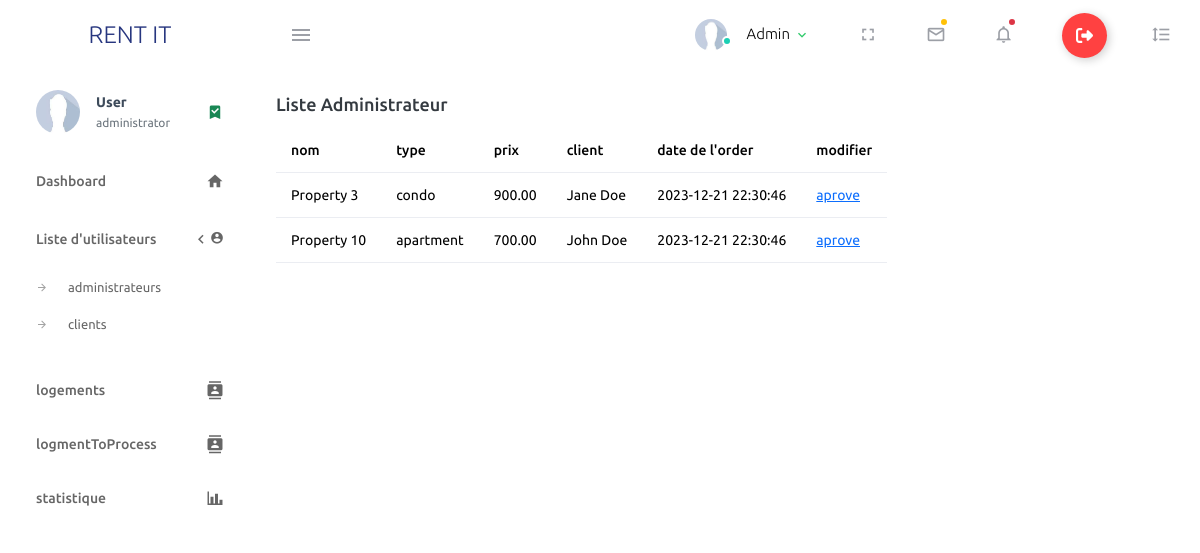
The app's page /index.php?page=logmentToProcess (signed in), older data.
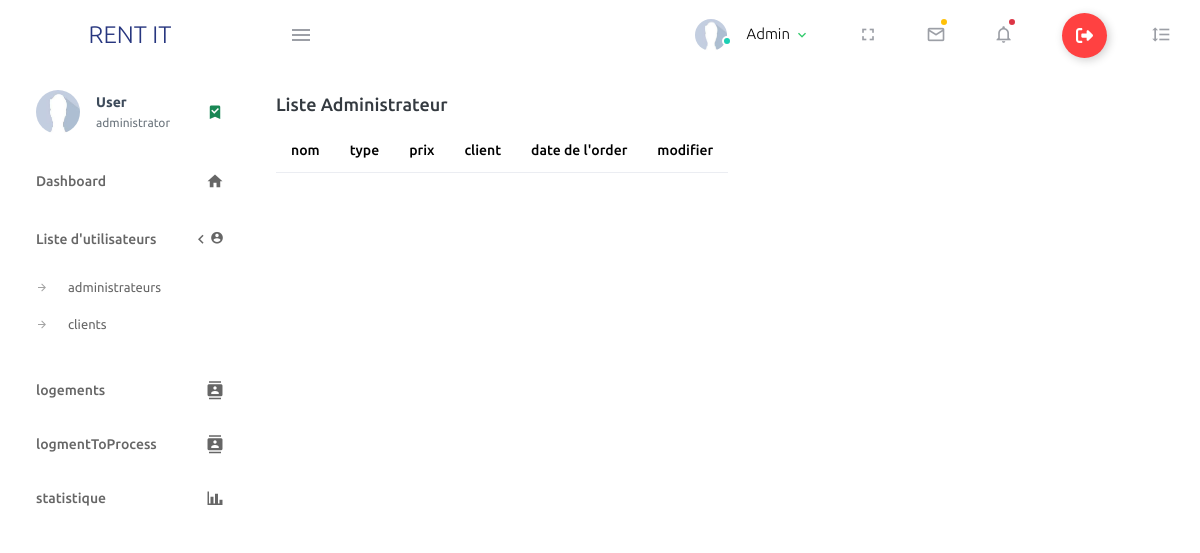
The same page, newer data.
### tables this page shows
CREATE TABLE `utilisateur` (
  `id` int(11) NOT NULL,
  `prenom` varchar(50) NOT NULL,
  `nom` varchar(50) NOT NULL,
  `email` varchar(255) NOT NULL,
  `password` varchar(255) NOT NULL,
  `image_path` varchar(255) DEFAULT NULL,
  `type` enum('client','administrator') NOT NULL
);

CREATE TABLE `logement` (
  `id` int(11) NOT NULL,
  `name` varchar(255) NOT NULL,
  `adresse` varchar(255) NOT NULL,
  `type_logement` enum('apartment','house','condo','villa','townhouse','other') NOT NULL,
  `nombre_chambres` int(11) DEFAULT NULL,
  `prix` decimal(10,2) NOT NULL,
  `image_path` varchar(255) DEFAULT NULL,
  `description` text NOT NULL,
  `status` enum('available','rented','unavailable') NOT NULL DEFAULT 'available',
  `area` decimal(10,2) NOT NULL,
  `beds` int(11) NOT NULL,
  `baths` int(11) NOT NULL,
  `garage` int(11) NOT NULL,
  `city` varchar(100) NOT NULL
);

CREATE TABLE `location_order` (
  `id` int(11) NOT NULL,
  `user_id` int(11) DEFAULT NULL,
  `logement_id` int(11) DEFAULT NULL,
  `date_order` timestamp NOT NULL DEFAULT current_timestamp(),
  `status` enum('pending','approved','rejected') NOT NULL DEFAULT 'pending'
);

### database_connection.php (called while the page is built, shortened)
<?php
function getDatabase() {
    $mysqli = new mysqli($GLOBALS['dbhost'], $GLOBALS['dbuser'], $GLOBALS['dbpassword'], $GLOBALS['dbdatabase']);
    return $mysqli;
}
?>

### models/userModel.php (called while the page is built, shortened)
<?php
class UserModel
{
    private $db;
    public function __construct()
    {
        $this->db = $this->connectToDatabase();
    }
    private function connectToDatabase()
    {
        return getDatabase();
    }
    public function getUserById($userId)
    {
        $userId = $this->db->real_escape_string($userId);
        $query = "SELECT * FROM utilisateur WHERE id = '$userId'";
        $result = $this->db->query($query);
        $userData = $result->fetch_assoc();
        return $userData;
    }
}
?>

### controllers/userController.php (called while the page is built, shortened)
<?php
require_once('models/userModel.php');
    function getUser(){
        $userId = $_SESSION['id'];
        $userModel = new UserModel();
        $user = $userModel->getUserById($userId);
        return $user;
    }
    function getUserById($userId){
        $userModel = new UserModel();
        $user = $userModel->getUserById($userId);
        return $user;
    }
    ?>

### models/logementModel.php (called while the page is built, shortened)
<?php
class LogementModel
{
    private $db;
    public function __construct()
    {
        $this->db = $this->connectToDatabase();
    }
    private function connectToDatabase()
    {
        return getDatabase();
    }
    public function getLogementById($logementId)
    {
        $query = "SELECT * FROM logement WHERE id = '$logementId'";
        $result = $this->db->query($query)->fetch_assoc();
        return $result;
    }
}
?>

### models/locationOrderModel.php (called while the page is built, shortened)
<?php
class LocationOrderModel
{
    private $db;
    public function __construct()
    {
        $this->db = $this->connectToDatabase();
    }
    private function connectToDatabase()
    {
        return getDatabase();
    }
    public function getOrdersByStatus($status)
    {
        $query = "SELECT * FROM location_order WHERE status='$status';";
        $result = $this->db->query($query);
        return $result;
    }
}
?>

### controllers/locationOrderController.php (called while the page is built, shortened)
<?php
    require_once('models/locationOrderModel.php');
    require_once('logementController.php');
    require_once('userController.php');
  function getPendingOrders(){
    $lOrderModel = new LocationOrderModel();
    $data = $lOrderModel->getOrdersByStatus('pending');
    return $data;
  }
?>

### controllers/logementController.php (called while the page is built, shortened)
<?php
require_once('models/logementModel.php');
function getPendingLogement(){
  $logementModel = new LogementModel();
  $pandingOrders = getPendingOrders();
  $data = [];
  foreach ($pandingOrders as $row) {
    $user = getUserById($row['user_id']);
    $logement = $logementModel->getLogementById($row['logement_id']);
    $combinedInfo = [
        'logement' => $logement,
        'user' => $user,
        'order_date' => $row,
    ];
    $data[] = $combinedInfo;
  }
  return $data;
}
?>

### view/admin/logmentToProcess.php (the view, shortened to what this page needs)
<?php
$logements = getPendingLogement();
?>
<div class="row">
    <div class="col-12 grid-margin">
        <div class="card">
            <div class="card-body">
                <h4 class="card-title">Liste administrateur</h4>
                <div class="table-responsive">
                    <table class="table">
                        <thead>
                            <tr>
                                <th> nom </th>
                                <th> type </th>
                                <th> prix </th>
                                <th> client </th>
                                <th> date de l'order </th>
                                <th> modifier </th>
                            </tr>
                        </thead>
                        <tbody>
                            <?php
                            foreach ($logements as $pendingInfo) {
                                $logement = $pendingInfo['logement'];
                                $user = $pendingInfo['user'];
                                $orderDate = $pendingInfo['order_date'];
                                echo '<tr>
                                <td>' . $logement['name'] . ' </td>
                                <td>' . $logement['type_logement'] . ' </td>
                                <td>' . $logement['prix'] . ' </td>
                                <td>' . $user['prenom'] . ' ' . $user['nom'] . ' </td>
                                <td>' . $orderDate['date_order'] . ' </td>
                                <td><a href="' . $_SERVER['PHP_SELF'] . '?page=logmentToProcess&aprove&id=' . $logement['id'] . '&orderid='.$orderDate['id'].'"> aprove</a> </td>
                              </tr>';
                            }
                            ?>
                        </tbody>
                    </table>
                </div>
            </div>
        </div>
    </div>
</div>

### index.php (shortened to what this page needs)
<?php
require('database_connection.php');
?>
<!DOCTYPE html>
<html lang="en">
<head>
  <link href="assets/vendor/animate.css/animate.min.css" rel="stylesheet">
  <link href="assets/vendor/bootstrap/css/bootstrap.min.css" rel="stylesheet">
  <link href="assets/vendor/bootstrap-icons/bootstrap-icons.css" rel="stylesheet">
  <link href="assets/vendor/swiper/swiper-bundle.min.css" rel="stylesheet">
  <?php
    if(isset($_COOKIE['theme']) && $_COOKIE['theme']=='dark')
    {
      echo '<link href="assets/css/styledark.css" rel="stylesheet" id="maincss">';
      echo '  <link rel="stylesheet" href="assets/css/costomdark.css" id="costemcss">';
    }
    else{
      echo '<link href="assets/css/style.css" rel="stylesheet" id="maincss">';
      echo '  <link rel="stylesheet" href="assets/css/costom.css" id="costemcss">';
    }
  ?>
</head>
<body>
  <?php
$requestUri = $_SERVER['REQUEST_URI'];
$urlParts = parse_url($requestUri);
$path = $urlParts['path'];
$requestedFile = $_SERVER['DOCUMENT_ROOT'] . $path;
  if (isset($_GET['404']) || !file_exists($requestedFile))
  {
    include('page404.php');
  }
  else
    include('./view/home.php');
  ?>
</body>
</html>

### view/home.php (shortened to what this page needs)
<?php
require_once('controllers/userController.php');
require_once('controllers/logementController.php');
require_once('controllers/locationOrderController.php');
if (isset($_SESSION["type"])) {
    if($_SESSION["type"]==="administrator"){
        include('view\admin\dashboard.php');
    }
} else {
    include('view\client\clientHome.php');
    $isLogin = false;
}
?>

### view/admin/dashboard.php (shortened to what this page needs)
<?php
$user = getUser();
?>
<div class="container-scroller">
  <?php include_once('header.php'); ?>
  <div class="container-fluid page-body-wrapper">
    <?php
    include('sidebar.php');
    if (isset($_GET['page'])) {
      switch ($_GET['page']) {
            case 'logmentToProcess':
              include('logmentToProcess.php');
              break;
      }
    } else {
      include('mainPanel.php');
    }
    ?>
  </div>
</div>

### view/admin/header.php (shortened to what this page needs)
<nav class="navbar default-layout-navbar col-lg-12 col-12 p-0 fixed-top d-flex flex-row">
  <div class="text-center navbar-brand-wrapper d-flex align-items-center justify-content-center">
    <a class="navbar-brand brand-logo" href="<?php echo $_SERVER['PHP_SELF'] ?>">RENT IT</a>
  </div>
  <div class="navbar-menu-wrapper d-flex align-items-stretch">
    <button class="navbar-toggler navbar-toggler align-self-center" type="button" data-toggle="minimize">
      <span class="mdi mdi-menu"></span>
    </button>
    <ul class="navbar-nav navbar-nav-right">
      <li class="nav-item nav-profile dropdown">
        <a class="nav-link dropdown-toggle" id="profileDropdown" href="#profile" data-bs-toggle="dropdown"
          aria-expanded="false">
          <div class="nav-profile-img">
            <img src="assets\img\UsersImages\<?php echo $user['image_path'] ?>" alt="<?php echo $user['image_path'] ?>">
            <span class="availability-status online"></span>
          </div>
          <div class="nav-profile-text">
            <p class="mb-1 text-black">
              <?php echo $user['prenom'] ?>
            </p>
          </div>
        </a>
      </li>
      <li class="nav-item d-none d-lg-block full-screen-link">
        <a class="nav-link">
          <i class="mdi mdi-fullscreen" id="fullscreen-button"></i>
        </a>
      </li>
      <li class="nav-item dropdown">
        <a class="nav-link count-indicator dropdown-toggle" id="messageDropdown" href="#" data-bs-toggle="dropdown"
          aria-expanded="false">
          <i class="mdi mdi-email-outline"></i>
          <span class="count-symbol bg-warning"></span>
        </a>
      </li>
      <li class="nav-item dropdown">
        <a class="nav-link count-indicator dropdown-toggle" id="notificationDropdown" href="#"
          data-bs-toggle="dropdown">
          <i class="mdi mdi-bell-outline"></i>
          <span class="count-symbol bg-danger"></span>
        </a>
      </li>
      <li class="nav-item nav-logout d-none d-lg-block">
        <a href="<?php echo $_SERVER['PHP_SELF']. '?page=logout'  ?>" class="text-reset nav-link">
          <button class="logout-Btn">
            <div class="logout-sign"></div>
          </button>
        </a>
      </li>
      <li class="nav-item nav-settings d-none d-lg-block">
        <a class="nav-link" href="#">
          <i class="mdi mdi-format-line-spacing"></i>
        </a>
      </li>
    </ul>
  </div>
</nav>

### view/admin/sidebar.php (shortened to what this page needs)
<nav class="sidebar sidebar-offcanvas" id="sidebar">
  <ul class="nav">
    <li class="nav-item nav-profile">
      <a href="#profile" class="nav-link">
        <div class="nav-profile-image">
          <img src="assets\img\UsersImages\<?php echo $user['image_path'] ?>" alt="<?php echo $user['image_path'] ?>">
        </div>
        <div class="nav-profile-text d-flex flex-column">
          <span class="font-weight-bold mb-2"><?php echo $user['nom'] ?></span>
          <span class="text-secondary text-small"><?php echo $user['type'] ?></span>
        </div>
        <i class="mdi mdi-bookmark-check text-success nav-profile-badge"></i>
      </a>
    </li>
    <li class="nav-item">
      <a class="nav-link" href="<?php echo $_SERVER['PHP_SELF'] ?>">
        <span class="menu-title">Dashboard</span>
        <i class="mdi mdi-home menu-icon"></i>
      </a>
    </li>
    <li class="nav-item">
      <a class="nav-link" data-bs-toggle="collapse" href="#ui-basic" aria-expanded="false" aria-controls="ui-basic">
        <span class="menu-title">Liste d'utilisateurs</span>
        <i class="menu-arrow"></i>
        <i class="mdi mdi-account-circle"></i>
      </a>
      <div class="collapse" id="ui-basic">
        <ul class="nav flex-column sub-menu">
          <li class="nav-item"> <a class="nav-link" href="<?php echo htmlspecialchars($_SERVER['PHP_SELF']) . '?page=adminList'?>">administrateurs</a></li>
          <li class="nav-item"> <a class="nav-link" href="<?php echo htmlspecialchars($_SERVER['PHP_SELF']) . '?page=clientList'?>">clients</a></li>
        </ul>
      </div>
    </li>
    <li class="nav-item">
      <a class="nav-link" href="<?php echo htmlspecialchars($_SERVER['PHP_SELF']) . '?page=listLogement'?>">
        <span class="menu-title">logements</span>
        <i class="mdi mdi-contacts menu-icon"></i>
      </a>
    </li>
    <li class="nav-item">
      <a class="nav-link" href="<?php echo htmlspecialchars($_SERVER['PHP_SELF']) . '?page=logmentToProcess'?>">
        <span class="menu-title">logmentToProcess</span>
        <i class="mdi mdi-contacts menu-icon"></i>
      </a>
    </li>
    <li class="nav-item">
      <a class="nav-link" href="<?php echo htmlspecialchars($_SERVER['PHP_SELF']) . '?page=statistique'?>">
        <span class="menu-title">statistique</span>
        <i class="mdi mdi-chart-bar menu-icon"></i>
      </a>
    </li>
  </ul>
</nav>

### assets/css/style.css (style rules this page uses)
* { margin: 0; padding: 0; box-sizing: border-box; font-family: 'Quicksand', sans-serif; transition: 0.2s ease; }
body { font-family: "Poppins", sans-serif; color: #555555; }
h1, h2, h3, h4, h5, h6 { color: #000000; }
a { color: #000000; text-decoration: none; transition: all 0.5s ease; }
.navbar-toggler { position: relative; }
.navbar-toggler span { display: block; background-color: #000000; height: 3px; width: 25px; margin-top: 4px; margin-bottom: 4px; transform: rotate(0deg); left: 0; opacity: 1; }
.navbar-toggler span:nth-child(1), .navbar-toggler span:nth-child(3) { transition: transform 0.35s ease-in-out; }
.navbar-toggler:not(.collapsed) span:nth-child(1) { position: absolute; left: 12px; top: 10px; transform: rotate(135deg); opacity: 0.9; }

### assets/css/costom.css (style rules this page uses)
.logout-Btn { display: flex; align-items: center; justify-content: flex-start; width: 45px; height: 45px; border: none; border-radius: 50%; cursor: pointer; position: relative; overflow: hidden; transition-duration: .3s; box-shadow: 2px 2px 10px rgba(0, 0, 0, 0.199); background-color: rgb(255, 65, 65); }
.logout-sign { width: 100%; transition-duration: .3s; display: flex; align-items: center; justify-content: center; }
.logout-sign svg { width: 17px; }

Row changes from the older to the newer data that the page shows:
removed logement: name "Property 3", type_logement "condo", prix "900.00"
removed utilisateur: prenom "Jane", nom "Doe"
removed location_order: date_order "2023-12-21 22:30:46"
removed logement: name "Property 10", type_logement "apartment", prix "700.00"
removed utilisateur: prenom "John", nom "Doe"
removed location_order: date_order "2023-12-21 22:30:46"
Text that changed along with them:
list line gone: "aprove"
